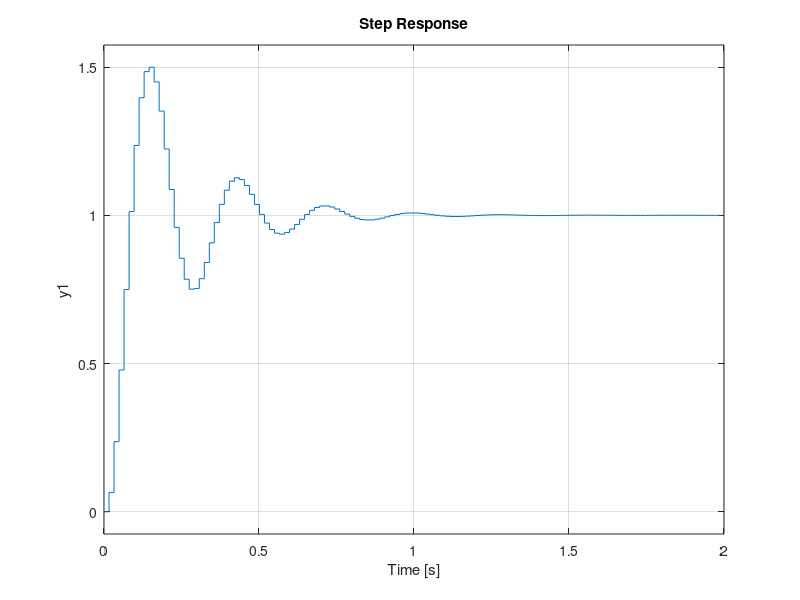

Write MATLAB code to recreate this figure.
clc
clear all

%% Load workplace

load('identifica.mat')

tp = SInfo.PeakTime;
ts = SInfo.SettlingTime;
Mp = SInfo.Overshoot/100;

wn = sqrt(( (pi^2)/tp^2) - 16/(ts^2))
zeta = 4/(omega * ts)

Gmf = tf(wn^2, [1, 2*wn*zeta, wn^2])
C = 420;

b = (wn^2)/C;
a = 2*wn*zeta;

G = tf(b, [1, a, 0])

%save('identifica.mat')

wd = wn/sqrt(1-zeta^2);
Td = 2*pi/wd;

T =Td/8

Gz = c2d(G, T)

hold on
step(feedback(G*C,1))
step(feedback(Gz*C,1))

T =Td/16

Gz = c2d(G, T)
step(feedback(Gz*C,1))
hold off